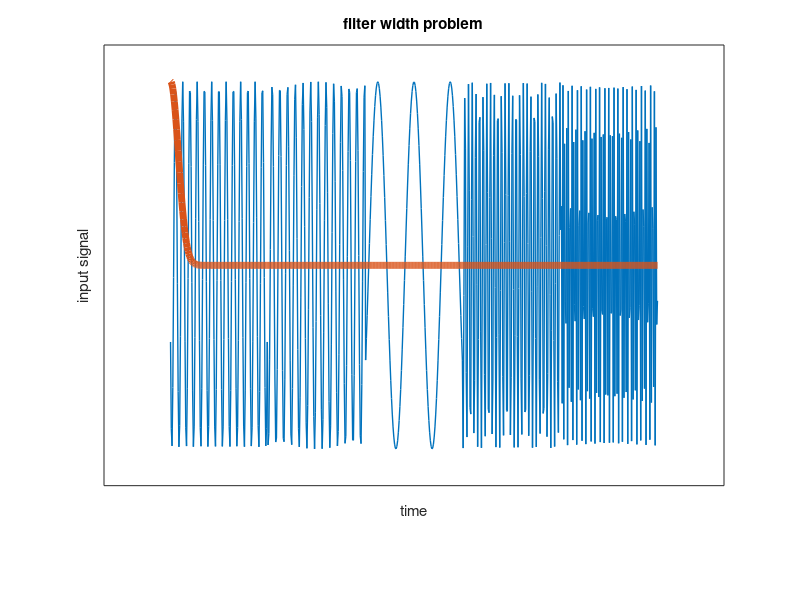

MATLAB code for this plot: (Note: this script raises an error after producing the figure.)

clear
clear all
close all

NUM_OF_SAMPLES = 128;
t_start = -2*pi;
t_end = 2*pi;
t = linspace(t_start,t_end,NUM_OF_SAMPLES);

A=0.5;

y1 = A*cos(2*pi*100*t);
y2 = A*sin(2*pi*t);
y3 = A*cos(2*pi*20*t);
y4 = A*sin(2*pi*8*t);
y5 = A*sin(2*pi*16*t);

y_cat = [y1, y2, y3, y4, y5];
t_cat = linspace(t_start,t_end,(length(y_cat)));

sigma = 5;
figure(1);

filename = 'mooving_window.gif';
del = 0.1; % time between animation frames
k = 1;
for idx = -3.14 : 0.1: 9.43
      mu = -pi+idx;
      gauss = (1/sigma*sqrt(2*pi))*exp(-((t_cat-mu).^2)/2*sigma^2);
      h = plot(t_cat, y_cat,t_cat,gauss);
      set(h,{'LineWidth'},{1;5});
      set(gca,'xtick',[]);
      set(gca,'ytick',[]);
      title('fliter width problem');
      xlabel('time') ;
      ylabel('input signal') ;
      drawnow;
      frame = getframe(1);
      im = frame2im(frame);
      [imind,cm] = rgb2ind(im,256);
      if k == 1
        [imind, cm] = rgb2ind(im,256);
        imwrite(imind, cm, filename, 'gif', 'Loopcount', inf,'DelayTime',del);
      else
        imind = rgb2ind(im, cm);
        imwrite(imind, cm, filename, 'gif', 'WriteMode', 'append','DelayTime',del);
      end
    k = k+1;
      

end

